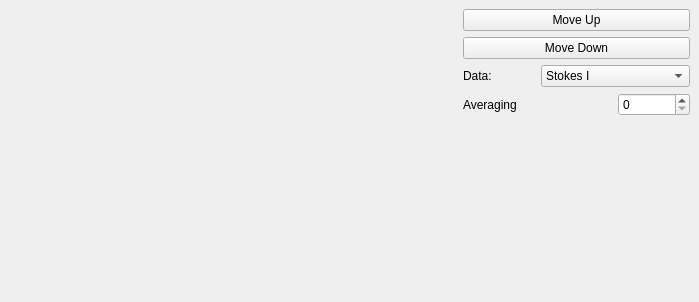
<?xml version="1.0" encoding="UTF-8"?>
<ui version="4.0">
 <class>cFFTPlotDockWidget</class>
 <widget class="QDockWidget" name="cFFTPlotDockWidget">
  <property name="geometry">
   <rect>
    <x>0</x>
    <y>0</y>
    <width>699</width>
    <height>302</height>
   </rect>
  </property>
  <property name="windowIcon">
   <iconset resource="Images.qrc">
    <normaloff>:/Images/Images/AVNLogo.png</normaloff>:/Images/Images/AVNLogo.png</iconset>
  </property>
  <property name="windowTitle">
   <string>Spectrum Plot</string>
  </property>
  <widget class="QWidget" name="dockWidgetContents">
   <layout class="QHBoxLayout" name="horizontalLayout">
    <item>
     <widget class="QwtPlot" name="qwtPlot">
      <property name="sizePolicy">
       <sizepolicy hsizetype="MinimumExpanding" vsizetype="Preferred">
        <horstretch>0</horstretch>
        <verstretch>0</verstretch>
       </sizepolicy>
      </property>
     </widget>
    </item>
    <item>
     <layout class="QVBoxLayout" name="verticalLayout">
      <item>
       <widget class="QPushButton" name="pushButton_moveUp">
        <property name="minimumSize">
         <size>
          <width>227</width>
          <height>0</height>
         </size>
        </property>
        <property name="maximumSize">
         <size>
          <width>227</width>
          <height>16777215</height>
         </size>
        </property>
        <property name="text">
         <string>Move Up</string>
        </property>
       </widget>
      </item>
      <item>
       <widget class="QPushButton" name="pushButton_moveDown">
        <property name="minimumSize">
         <size>
          <width>227</width>
          <height>0</height>
         </size>
        </property>
        <property name="maximumSize">
         <size>
          <width>227</width>
          <height>16777215</height>
         </size>
        </property>
        <property name="text">
         <string>Move Down</string>
        </property>
       </widget>
      </item>
      <item>
       <layout class="QGridLayout" name="gridLayout">
        <item row="0" column="0">
         <widget class="QLabel" name="label_2">
          <property name="text">
           <string>Data:</string>
          </property>
         </widget>
        </item>
        <item row="0" column="1" colspan="2">
         <widget class="QComboBox" name="comboBox_dataType">
          <item>
           <property name="text">
            <string>Stokes I</string>
           </property>
          </item>
          <item>
           <property name="text">
            <string>Stokes Q</string>
           </property>
          </item>
          <item>
           <property name="text">
            <string>Stokes V</string>
           </property>
          </item>
          <item>
           <property name="text">
            <string>Stokes U</string>
           </property>
          </item>
         </widget>
        </item>
        <item row="1" column="0" colspan="2">
         <widget class="QLabel" name="label">
          <property name="text">
           <string>Averaging</string>
          </property>
         </widget>
        </item>
        <item row="1" column="2">
         <widget class="QSpinBox" name="spinBox_averaging"/>
        </item>
       </layout>
      </item>
      <item>
       <spacer name="verticalSpacer">
        <property name="orientation">
         <enum>Qt::Vertical</enum>
        </property>
        <property name="sizeHint" stdset="0">
         <size>
          <width>20</width>
          <height>40</height>
         </size>
        </property>
       </spacer>
      </item>
     </layout>
    </item>
   </layout>
  </widget>
 </widget>
 <customwidgets>
  <customwidget>
   <class>QwtPlot</class>
   <extends>QFrame</extends>
   <header>qwt_plot.h</header>
   <container>1</container>
  </customwidget>
 </customwidgets>
 <resources>
  <include location="Images.qrc"/>
 </resources>
 <connections/>
</ui>
